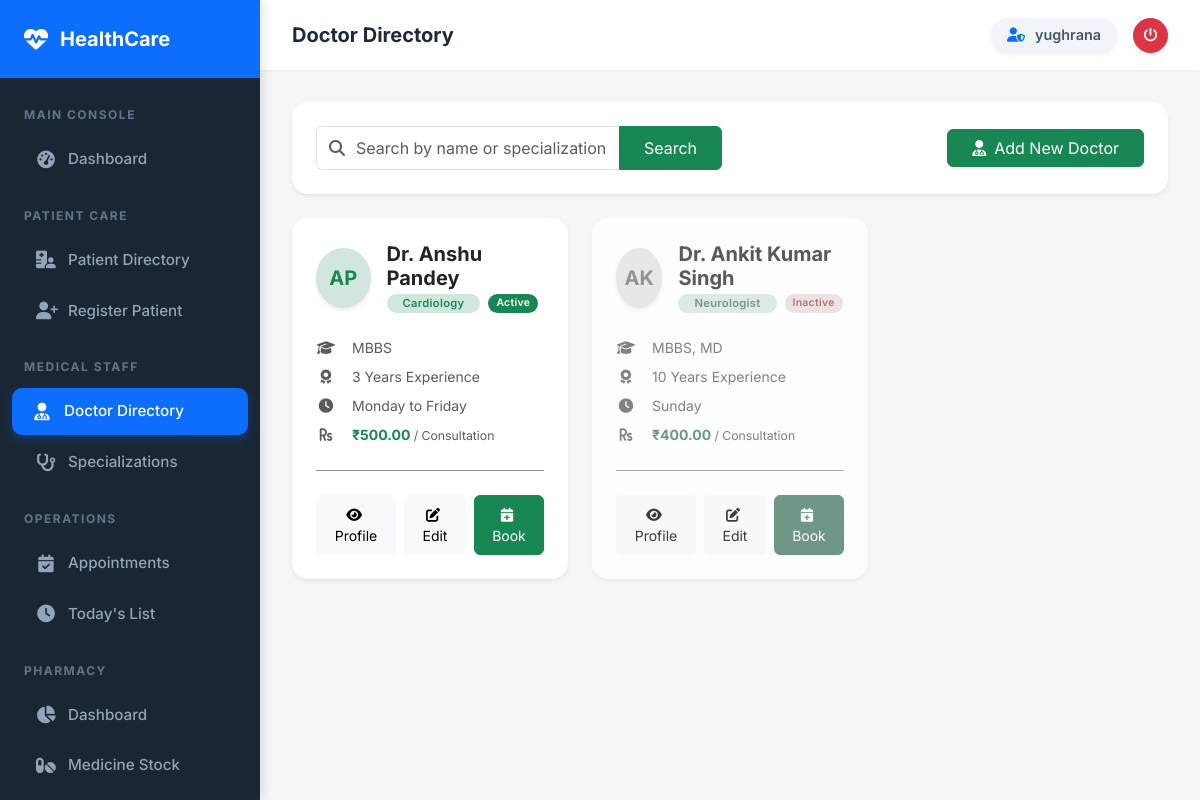
The app's page /doctors/ (signed in) with its own data.
### doctors/models.py (models this page shows, shortened)
class Doctor(models.Model):
    user = models.OneToOneField(User, on_delete=models.SET_NULL, null=True, blank=True)
    first_name = models.CharField(max_length=100)
    last_name = models.CharField(max_length=100)
    specialization = models.ForeignKey(Specialization, on_delete=models.SET_NULL, null=True)
    qualification = models.CharField(max_length=200)
    experience_years = models.IntegerField(default=0)
    phone = models.CharField(max_length=15)
    email = models.EmailField()
    license_number = models.CharField(max_length=50, unique=True)
    consultation_fee = models.DecimalField(max_digits=8, decimal_places=2, default=0)
    available_days = models.CharField(max_length=100, blank=True, help_text="e.g. Mon,Tue,Wed")
    available_time_start = models.TimeField(null=True, blank=True)
    available_time_end = models.TimeField(null=True, blank=True)
    bio = models.TextField(blank=True)
    is_active = models.BooleanField(default=True)
    created_at = models.DateTimeField(auto_now_add=True)
    def get_full_name(self):
        return f"Dr. {self.first_name} {self.last_name}"

class Specialization(models.Model):
    name = models.CharField(max_length=100, unique=True)
    description = models.TextField(blank=True)

### doctors/views.py (the view, shortened to what this page needs)
# urls.py: path('', views.doctor_list, name='doctor_list'),
@login_required
def doctor_list(request):
    query = request.GET.get('q', '')
    doctors = Doctor.objects.select_related('specialization').all()
    return render(request, 'doctors/doctor_list.html', {'doctors': doctors, 'query': query})

### templates/doctors/doctor_list.html (shortened to what this page needs)
{% extends 'base/base.html' %}
{% block page_title %}Doctor Directory{% endblock %}
{% block content %}
<div class="row mb-4">
    <div class="col-12">
        <div class="card shadow-sm border-0">
            <div class="card-body p-4">
                <div class="row align-items-center g-3">
                    <div class="col-md-6">
                        <form method="get" class="d-flex">
                            <div class="input-group">
                                <span class="input-group-text bg-white border-end-0 text-muted">
                                    <i class="fas fa-search"></i>
                                </span>
                                <input type="text" name="q" class="form-control border-start-0 ps-0" placeholder="Search by name or specialization..." value="{{ query }}">
                                <button class="btn btn-success px-4" type="submit">Search</button>
                            </div>
                        </form>
                    </div>
                    <div class="col-md-6 text-md-end">
                        <a href="{% url 'doctor_create' %}" class="btn btn-success px-4">
                            <i class="fas fa-user-md me-2"></i>Add New Doctor
                        </a>
                    </div>
                </div>
            </div>
        </div>
    </div>
</div>
<div class="row g-4">
    {% for doctor in doctors %}
    <div class="col-md-6 col-lg-4">
        <div class="card h-100 border-0 shadow-sm doctor-card overflow-hidden {% if not doctor.is_active %}opacity-75 grayscale{% endif %}">
            <div class="card-body p-4">
                <div class="d-flex align-items-center mb-4">
                    <div class="avatar-md {% if doctor.is_active %}bg-success-subtle text-success{% else %}bg-secondary-subtle text-secondary{% endif %} rounded-circle d-flex align-items-center justify-content-center fw-bold shadow-sm">
                        {{ doctor.first_name|first }}{{ doctor.last_name|first }}
                    </div>
                    <div class="ms-3">
                        <h5 class="fw-bold mb-0 text-dark">{{ doctor.get_full_name }}</h5>
                        <div class="d-flex align-items-center gap-2 mt-1">
                            <span class="badge bg-success-subtle text-success rounded-pill px-3 py-1 small">
                                {{ doctor.specialization.name|default:"General Medicine" }}
                            </span>
                            {% if not doctor.is_active %}
                                <span class="badge bg-danger-subtle text-danger rounded-pill px-2 py-1 extra-small">Inactive</span>
                            {% else %}
                                <span class="badge bg-success text-white rounded-pill px-2 py-1 extra-small">Active</span>
                            {% endif %}
                        </div>
                    </div>
                </div>
                <div class="doctor-info-list mb-4">
                    <div class="d-flex align-items-center mb-2">
                        <i class="fas fa-graduation-cap text-muted me-3 width-20"></i>
                        <span class="small text-muted text-truncate">{{ doctor.qualification }}</span>
                    </div>
                    <div class="d-flex align-items-center mb-2">
                        <i class="fas fa-award text-muted me-3 width-20"></i>
                        <span class="small text-muted">{{ doctor.experience_years }} Years Experience</span>
                    </div>
                    <div class="d-flex align-items-center mb-2">
                        <i class="fas fa-clock text-muted me-3 width-20"></i>
                        <span class="small text-muted">{{ doctor.available_days|default:"Schedule not set" }}</span>
                    </div>
                    <div class="d-flex align-items-center">
                        <i class="fas fa-rupee-sign text-muted me-3 width-20"></i>
                        <span class="small fw-bold text-success">₹{{ doctor.consultation_fee }} <span class="text-muted fw-normal small">/ Consultation</span></span>
                    </div>
                </div>
                <hr class="my-4 opacity-50">
                <div class="d-flex gap-2">
                    <a href="{% url 'doctor_detail' doctor.pk %}" class="btn btn-light btn-sm flex-fill py-2 rounded-2">
                        <i class="fas fa-eye me-1"></i> Profile
                    </a>
                    <a href="{% url 'doctor_update' doctor.pk %}" class="btn btn-light btn-sm flex-fill py-2 rounded-2">
                        <i class="fas fa-edit me-1"></i> Edit
                    </a>
                    <a href="{% url 'appointment_create' %}?doctor={{ doctor.pk }}" class="btn btn-success btn-sm flex-fill py-2 rounded-2 text-white">
                        <i class="fas fa-calendar-plus me-1"></i> Book
                    </a>
                </div>
            </div>
        </div>
    </div>
    {% endfor %}
</div>
{% endblock %}

### templates/base/base.html (shortened to what this page needs)
{% load static %}
<!doctype html>
<html lang="en">
  <head>
    <link href="https://cdn.jsdelivr.net/npm/bootstrap@5.3.0/dist/css/bootstrap.min.css" rel="stylesheet" />
    <link href="https://cdnjs.cloudflare.com/ajax/libs/font-awesome/6.4.0/css/all.min.css" rel="stylesheet" />
    <link rel="stylesheet" href="{% static 'css/custom.css' %}" />
  </head>
  <body>
    {% if user.is_authenticated %}
    <div class="sidebar" id="sidebar">
      <div class="sidebar-brand">
        <i class="fas fa-heartbeat"></i>
        <span>HealthCare</span>
      </div>
      <nav class="mt-2 pb-5">
        <div class="nav-section">Main Console</div>
        <a href="{% url 'dashboard' %}" class="nav-link {% if request.resolver_match.url_name == 'dashboard' %}active{% endif %}">
          <i class="fas fa-tachometer-alt"></i> Dashboard
        </a>
        <div class="nav-section">Patient Care</div>
        <a href="{% url 'patient_list' %}" class="nav-link {% if request.resolver_match.url_name == 'patient_list' %}active{% endif %}">
          <i class="fas fa-hospital-user"></i> Patient Directory
        </a>
        <a href="{% url 'patient_create' %}" class="nav-link {% if request.resolver_match.url_name == 'patient_create' %}active{% endif %}">
          <i class="fas fa-user-plus"></i> Register Patient
        </a>
        <div class="nav-section">Medical Staff</div>
        <a href="{% url 'doctor_list' %}" class="nav-link {% if request.resolver_match.url_name == 'doctor_list' %}active{% endif %}">
          <i class="fas fa-user-md"></i> Doctor Directory
        </a>
        <a href="{% url 'specialization_list' %}" class="nav-link {% if 'specialization' in request.resolver_match.url_name %}active{% endif %}">
          <i class="fas fa-stethoscope"></i> Specializations
        </a>
        <div class="nav-section">Operations</div>
        <a href="{% url 'appointment_list' %}" class="nav-link {% if request.resolver_match.url_name == 'appointment_list' %}active{% endif %}">
          <i class="fas fa-calendar-check"></i> Appointments
        </a>
        <a href="{% url 'today_appointments' %}" class="nav-link {% if request.resolver_match.url_name == 'today_appointments' %}active{% endif %}">
          <i class="fas fa-clock"></i> Today's List
        </a>
        <div class="nav-section">Pharmacy</div>
        <a href="{% url 'pharmacy_dashboard' %}" class="nav-link {% if request.resolver_match.url_name == 'pharmacy_dashboard' %}active{% endif %}">
          <i class="fas fa-chart-pie"></i> Dashboard
        </a>
        <a href="{% url 'medicine_list' %}" class="nav-link {% if request.resolver_match.url_name == 'medicine_list' %}active{% endif %}">
          <i class="fas fa-pills"></i> Medicine Stock
        </a>
        <a href="{% url 'dispense_medicine' %}" class="nav-link {% if request.resolver_match.url_name == 'dispense_medicine' %}active{% endif %}">
        </a>
      </nav>
    </div>
    <div class="main-content">
      <div class="topbar">
        <div class="d-flex align-items-center">
            <span class="topbar-title">{% block page_title %}HealthCare Portal{% endblock %}</span>
        </div>
        <div class="d-flex align-items-center gap-3">
          <div class="user-badge shadow-sm">
            <i class="fas fa-user-shield"></i>
            <span>{{ user.get_full_name|default:user.username }}</span>
          </div>
          <a href="{% url 'logout' %}" class="btn btn-sm btn-danger rounded-circle p-2 shadow-sm" style="width: 35px; height: 35px; display: flex; align-items: center; justify-content: center;">
            <i class="fas fa-power-off"></i>
          </a>
        </div>
      </div>
      <div class="page-content">
        {% block content %}{% endblock %}
      </div>
    </div>
    {% else %}
        {% block public_content %}{% endblock %}
    {% endif %}
  </body>
</html>

### static/css/custom.css (style rules this page uses)
body { font-family: 'Segoe UI', Tahoma, Geneva, Verdana, sans-serif; }
.form-control, .form-select { border-radius: 8px; border: 1px solid #dee2e6; padding: 9px 13px; transition: border-color 0.2s, box-shadow 0.2s; }
.sidebar .nav-link.active { border-left: 3px solid #0d6efd; padding-left: 17px; }

### templates/base/base.html (style rules this page uses)
:root { --primary-color: #0d6efd; --sidebar-bg: #1a2634; --sidebar-width: 260px; --topbar-height: 70px; }
body { background: #f4f7f6; font-family: 'Inter', system-ui, -apple-system, sans-serif; color: #334155; overflow-x: hidden; }
.sidebar { position: fixed; top: 0; left: 0; height: 100vh; width: var(--sidebar-width); background: var(--sidebar-bg); z-index: 1050; overflow-y: auto; transition: all 0.3s cubic-bezier(0.4, 0, 0.2, 1); box-shadow: 4px 0 10px rgba(0,0,0,0.1); }
.sidebar-brand { padding: 24px; background: var(--primary-color); color: white; font-size: 1.25rem; font-weight: 700; display: flex; align-items: center; gap: 12px; }
.sidebar-brand i { font-size: 1.5rem; }
.nav-section { padding: 20px 24px 8px; font-size: 0.75rem; color: #64748b; text-transform: uppercase; letter-spacing: 1.5px; font-weight: 700; }
.sidebar .nav-link { color: #94a3b8; padding: 12px 24px; margin: 4px 12px; border-radius: 10px; display: flex; align-items: center; gap: 12px; font-size: 0.95rem; font-weight: 500; transition: all 0.2s ease; text-decoration: none; }
.sidebar .nav-link.active { background: var(--primary-color); color: #fff; box-shadow: 0 4px 12px rgba(13, 110, 253, 0.3); }
.sidebar .nav-link i { width: 20px; text-align: center; font-size: 1.1rem; }
.main-content { margin-left: var(--sidebar-width); min-height: 100vh; transition: all 0.3s; overflow-x: hidden; }
.topbar { background: #fff; height: var(--topbar-height); padding: 0 32px; box-shadow: 0 1px 3px rgba(0, 0, 0, 0.05); display: flex; justify-content: space-between; align-items: center; position: sticky; top: 0; z-index: 1000; }
.topbar-title { font-weight: 700; color: #1e293b; font-size: 1.25rem; }
.page-content { padding: 32px; }
.card { border: none; border-radius: 16px; box-shadow: 0 4px 20px rgba(0, 0, 0, 0.05); transition: transform 0.2s; }
.user-badge { background: #f1f5f9; padding: 6px 16px; border-radius: 50px; display: flex; align-items: center; gap: 10px; font-weight: 600; color: #475569; font-size: 0.9rem; }
.user-badge i { color: var(--primary-color); }

### templates/doctors/doctor_list.html (style rules this page uses)
.avatar-md { width: 60px; height: 60px; font-size: 1.25rem; }
.width-20 { width: 20px; text-align: center; }
.doctor-card { transition: all 0.3s ease; }
.doctor-info-list i { font-size: 0.9rem; }
.badge { font-weight: 600; font-size: 0.7rem; letter-spacing: 0.3px; }
.extra-small { font-size: 0.65rem; padding: 2px 8px; }
.grayscale { filter: grayscale(0.5); }

### records on screen
Doctor: first_name|first "A", last_name|first "P", get_full_name "Dr. Anshu Pandey", specialization.name "Cardiology", is_active "Active", qualification "MBBS", experience_years "3", available_days "Monday to Friday", consultation_fee "500.00"
Doctor: first_name|first "A", last_name|first "K", get_full_name "Dr. Ankit Kumar Singh", specialization.name "Neurologist", is_active "Inactive", qualification "MBBS, MD", experience_years "10", available_days "Sunday", consultation_fee "400.00"

### other values on screen
{{ user.get_full_name|default:user.username }} "yughrana"
